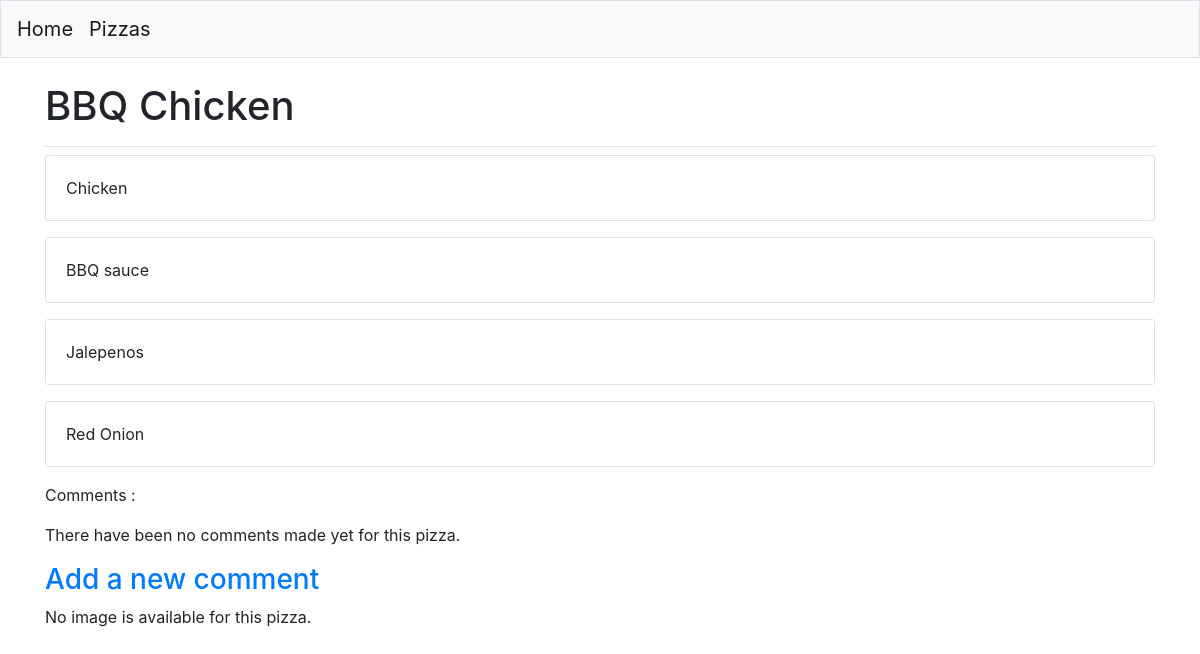
The page /pizzas/1/ on the database as committed earlier.
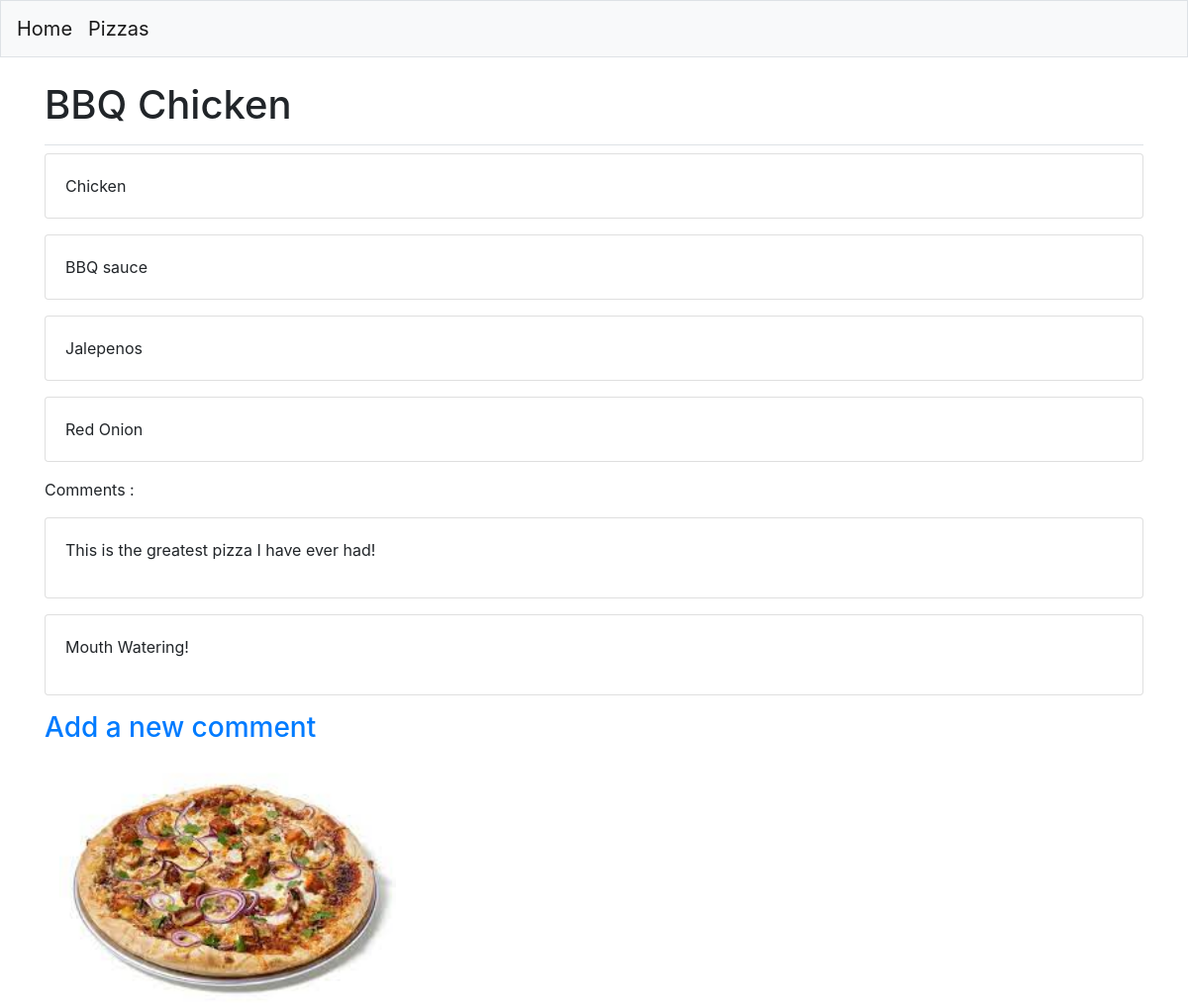
The same page on the database as committed later.
### MainApp/models.py (models this page shows)
class Pizza(models.Model):
    name = models.CharField(max_length=200)
    def __str__(self):
        return self.name

class Toppings(models.Model):
    pizza = models.ForeignKey(Pizza, on_delete=models.CASCADE)
    name = models.CharField(max_length=200)
    class Meta:
        verbose_name_plural = 'toppings'
    def __str__(self):
        return self.name

class Comment(models.Model):
    pizza = models.ForeignKey(Pizza, on_delete=models.CASCADE)
    comment = models.TextField()
    date_added = models.DateTimeField(auto_now_add=True)
    class Meta:
        verbose_name_plural = 'Comments'
    def __str__(self):
        return f"{self.comment[:300]}"

class Image(models.Model):
    pizza = models.ForeignKey(Pizza, on_delete=models.CASCADE)
    image = models.ImageField(upload_to='images/')

### MainApp/views.py (the view)
# urls.py: path('pizzas/<int:pizza_id>/', views.pizza, name='pizza'),
def pizza(request, pizza_id):
    pizza = Pizza.objects.get(id=pizza_id)
    toppings = pizza.toppings_set.all()
    comments = pizza.comment_set.all()
    if request.method == 'GET':
        image = pizza.image_set.all()
    context = {'pizza':pizza, 'toppings':toppings, 'comments':comments, 'image':image}
    return render(request, 'MainApp/pizza.html', context)

### MainApp/templates/mainapp/pizza.html
{% extends "MainApp/base.html" %}
{% block page_header %}
    <h1>{{ pizza }}</h1>
{% endblock page_header %}
{% block content %}
        {% for t in toppings %}
            <div class='card mb-3'>
                <div class='card-body'>
                    {{ t }}
                </div>
            </div>
        {% empty %}
            <p>This pizza has no available toppings</p>
        {% endfor %}
        <p>Comments : </p>
        {% for c in comments %}
            <div class="card mb-3">
                <div class = "card-body">
                    {{ c|linebreaks}}
                </div>
            </div>
        {% empty %}
            <p>There have been no comments made yet for this pizza.</p>
        {% endfor %}
        <h3><a href="{% url 'MainApp:comment' pizza.id %}">Add a new comment</a></h3>
        {% for i in image %}
            <div class="col-md-4">
                <img src="{{ i.image.url }}" class="img-responsive" style="width: 100%; float: left; margin-right: 10px;" />
            </div>
        {% empty %}
            <p>No image is available for this pizza.</p>
        {% endfor %}
{% endblock content %}

### MainApp/templates/mainapp/base.html (shortened to what this page needs)
{% load bootstrap4 %}
<!doctype html>
<html lang="en">
<head>
    {% bootstrap_css %}
</head>
<body>
    <nav class="navbar navbar-expand-md navbar-light bg-light mb-4 border">
    <a class="navbar-brand" href="{% url 'MainApp:index' %}">
        Home</a>
    <a class="navbar-brand" href="{% url 'MainApp:pizzas' %}">
        Pizzas</a>
    </nav>
<main role="main" class="container">
    <div class="pb-2 mb-2 border-bottom">
     {% block page_header %}{% endblock page_header %}
    </div>
    <div>
     {% block content %}{% endblock content %}
    </div>
</main>
</body>
</html>

Rows that differ between the two databases and show on the page:
added Comment: comment "This is the greatest pizza I have ever had!"
added Comment: comment "Mouth Watering!"
added Image: image (picture)
Other text that changed with them:
text no longer shown: "There have been no comments made yet for this pizza. No image is available for this pizza."
